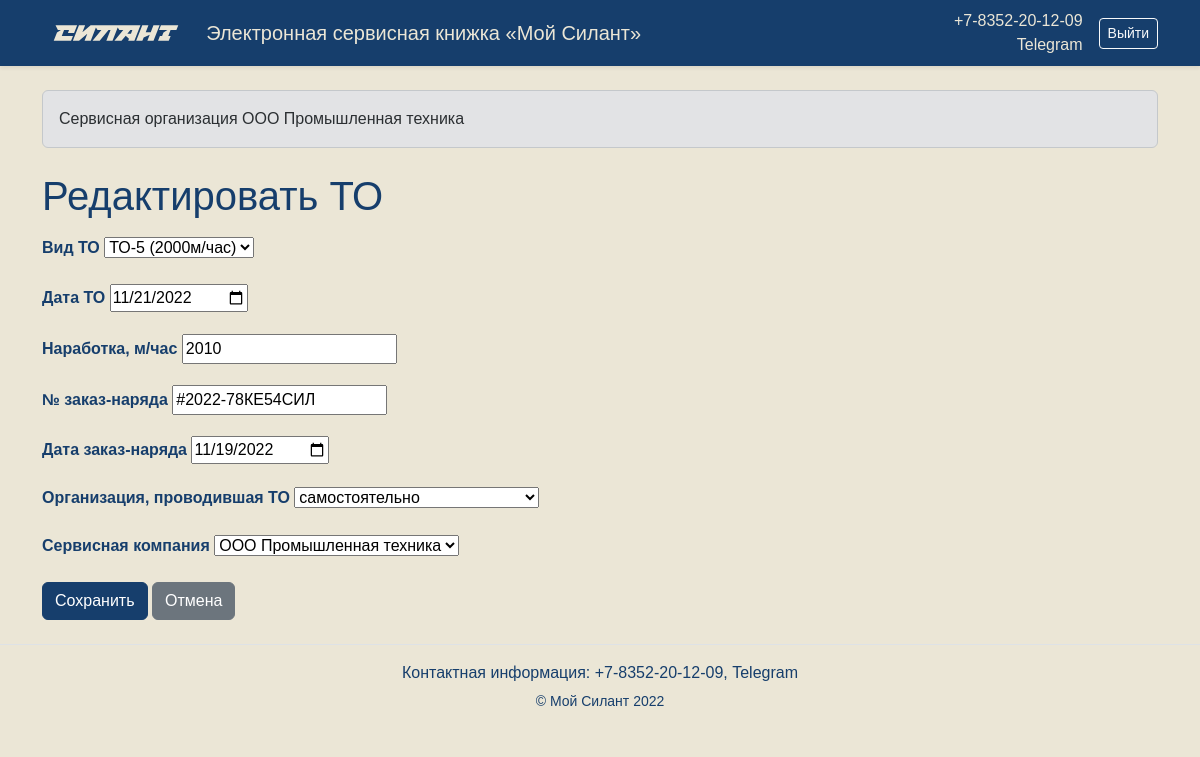
Page /technical-service/36/edit/ (signed in) on the committed database.
### monitoring/models.py (models this page shows, shortened)
class User(AbstractUser):
    ROLE_CHOICES = (
        ('client', 'Клиент'),
        ('service', 'Сервисная организация'),
        ('manager', 'Менеджер ЧЗСА'),
    )
    role = models.CharField(max_length=20, choices=ROLE_CHOICES, default='client')
    company = models.CharField(max_length=255, blank=True, null=True)
    phone = models.CharField(max_length=20, blank=True, null=True)

class TechnicalService(models.Model):
    machine = models.ForeignKey(
        Machine,
        on_delete=models.CASCADE,
        related_name='technical_services',
        verbose_name="Машина"
    )
    service_type = models.ForeignKey(
        ServiceType,
        on_delete=models.PROTECT,
        verbose_name="Вид ТО"
    )
    service_date = models.DateField(verbose_name="Дата проведения ТО")
    operating_hours = models.PositiveIntegerField(verbose_name="Наработка, м/час")
    work_order_number = models.CharField(max_length=50, verbose_name="№ заказ-наряда")
    work_order_date = models.DateField(verbose_name="Дата заказ-наряда")
    service_organization = models.ForeignKey(
        ServiceOrganization,
        on_delete=models.PROTECT,
        null=True,
        blank=True,
        verbose_name="Организация, проводившая ТО"
    )
    service_organization_name = models.CharField(
        max_length=200,
        blank=True,
        verbose_name="Название организации (текст, если не в справочнике)"
    )
    service_company = models.ForeignKey(
        User,
        on_delete=models.SET_NULL,
        null=True,
        blank=True,
        limit_choices_to={'role': 'service'},
        verbose_name="Сервисная компания"
    )
    class Meta:
        ordering = ['-service_date']

### monitoring/views.py (the view, shortened to what this page needs)
class TechnicalServiceUpdateView(LoginRequiredMixin, UserPassesTestMixin, UpdateView):
    model = TechnicalService
    form_class = TechnicalServiceForm
    template_name = 'monitoring/technical_service_form.html'
    def test_func(self):
        return self.request.user.role in ['service', 'manager']
    def get_context_data(self, **kwargs):
        context = super().get_context_data(**kwargs)
        context['technical_service'] = self.object
        return context

### monitoring/forms.py
class TechnicalServiceForm(forms.ModelForm):
    class Meta:
        model = TechnicalService
        fields = '__all__'
        widgets = {
            'service_date': forms.DateInput(attrs={'type': 'date'}),
            'work_order_date': forms.DateInput(attrs={'type': 'date'}),
        }
    def __init__(self, *args, **kwargs):
        machine = kwargs.pop('machine', None)
        super().__init__(*args, **kwargs)
        if machine:
            self.fields['machine'].initial = machine
            self.fields['machine'].widget = forms.HiddenInput()

### monitoring/models.py (called while the page is built)
    def __str__(self):
        return self.name

    def __str__(self):
        return self.name

### monitoring/utils.py (called while the page is built)
def role_required(roles):
    def decorator(view_func):
        @wraps(view_func)
        def wrapper(request, *args, **kwargs):
            if request.user.is_authenticated and request.user.role in roles:
                return view_func(request, *args, **kwargs)
            return HttpResponseForbidden("Доступ запрещен")
        return wrapper
    return decorator

### monitoring/templates/monitoring/technical_service_form.html (shortened to what this page needs)
{% extends "monitoring/base.html" %}
{% block content %}
<div class="container mt-4">
    <h1>
        {% if technical_service %}
            Редактировать ТО
        {% else %}
            Добавить ТО
        {% endif %}
    </h1>
    <form method="post" class="mt-3">
        <div class="mb-3">
            <label class="form-label">Вид ТО</label>
            {{ form.service_type }}
        </div>
        <div class="mb-3">
            <label class="form-label">Дата ТО</label>
            {{ form.service_date }}
        </div>
        <div class="mb-3">
            <label class="form-label">Наработка, м/час</label>
            {{ form.operating_hours }}
        </div>
        <div class="mb-3">
            <label class="form-label">№ заказ-наряда</label>
            {{ form.work_order_number }}
        </div>
        <div class="mb-3">
            <label class="form-label">Дата заказ-наряда</label>
            {{ form.work_order_date }}
        </div>
        <div class="mb-3">
            <label class="form-label">Организация, проводившая ТО</label>
            {{ form.service_organization }}
        </div>
        <div class="mb-3">
            <label class="form-label">Сервисная компания</label>
            {{ form.service_company }}
        </div>
        <button type="submit" class="btn btn-primary">
            {% if technical_service %}Сохранить{% else %}Создать{% endif %}
        </button>
        <a href="{% url 'monitoring:technical_service_list' %}" class="btn btn-secondary">Отмена</a>
    </form>
</div>
{% endblock %}

### monitoring/templates/monitoring/base.html (shortened to what this page needs)
<!DOCTYPE html>
{% load static %}
<html lang="ru">
<head>
    <link href="https://cdn.jsdelivr.net/npm/bootstrap@5.3.1/dist/css/bootstrap.min.css" rel="stylesheet">
    <link rel="stylesheet" href="https://cdn.jsdelivr.net/npm/bootstrap-icons@1.10.5/font/bootstrap-icons.css">
</head>
<body>
    <header class="bg-primary text-white shadow-sm">
        <div class="container d-flex flex-wrap align-items-center justify-content-between py-2">
            <div class="d-flex align-items-center">
                <img src="{% static 'images/logotype_accent_RGB_1.svg' %}" alt="Логотип" height="50" class="me-3">
                <h1 class="h5 mb-0">Электронная сервисная книжка «Мой Силант»</h1>
            </div>
            <div class="d-flex align-items-center">
                <div class="me-3 text-end">
                    <div>+7-8352-20-12-09</div>
                    <div>Telegram</div>
                </div>
                {% if user.is_authenticated %}
                    <form method="post" action="{% url 'monitoring:logout' %}" class="d-inline">
                            <button type="submit" class="btn btn-outline-light btn-sm">Выйти</button>
                    </form>
                {% else %}
                    <a href="{% url 'monitoring:login' %}" class="btn btn-outline-light btn-sm">Войти</a>
                {% endif %}
            </div>
        </div>
    </header>
    <main class="py-4">
        <div class="container mb-4">
            {% if user.is_authenticated %}
                <div class="alert alert-secondary">
                    <div>
                        {% if user.role == "client" %}
                            Клиент
                        {% elif user.role == "service" %}
                            Сервисная организация
                        {% elif user.role == "manager" %}
                            Менеджер ЧЗСА
                        {% else %}
                            Пользователь
                        {% endif %}
                        {{ user.get_full_name|default:user.username }}
                    </div>
                </div>
            {% endif %}
        </div>
        {% block content %}{% endblock %}
    </main>
    <footer class="bg-light text-center text-muted py-3 border-top">
        <div>
            <p class="mb-1">Контактная информация: +7-8352-20-12-09, Telegram</p>
            <small>© Мой Силант 2022</small>
        </div>
    </footer>
</body>
</html>

### monitoring/templates/monitoring/base.html (style rules this page uses)
body { font-family: 'PT Astra Sans', sans-serif; color: #163E6C; background-color: #EBE6D6; }
header.bg-primary { background-color: #163E6C !important; color: #EBE6D6 !important; }
footer.bg-light { background-color: #EBE6D6 !important; color: #163E6C !important; }
.btn-primary { background-color: #163E6C; border-color: #163E6C; }
.form-label { font-weight: 600; }

### rows in the picture
User: get_full_name "ООО Промышленная техника"
TechnicalService: service_type "ТО-5 (2000м/час)", service_date "11/21/2022", operating_hours "2010", work_order_number "#2022-78КЕ54СИЛ", work_order_date "11/19/2022", service_organization "самостоятельно", service_company "ООО Промышленная техника"
